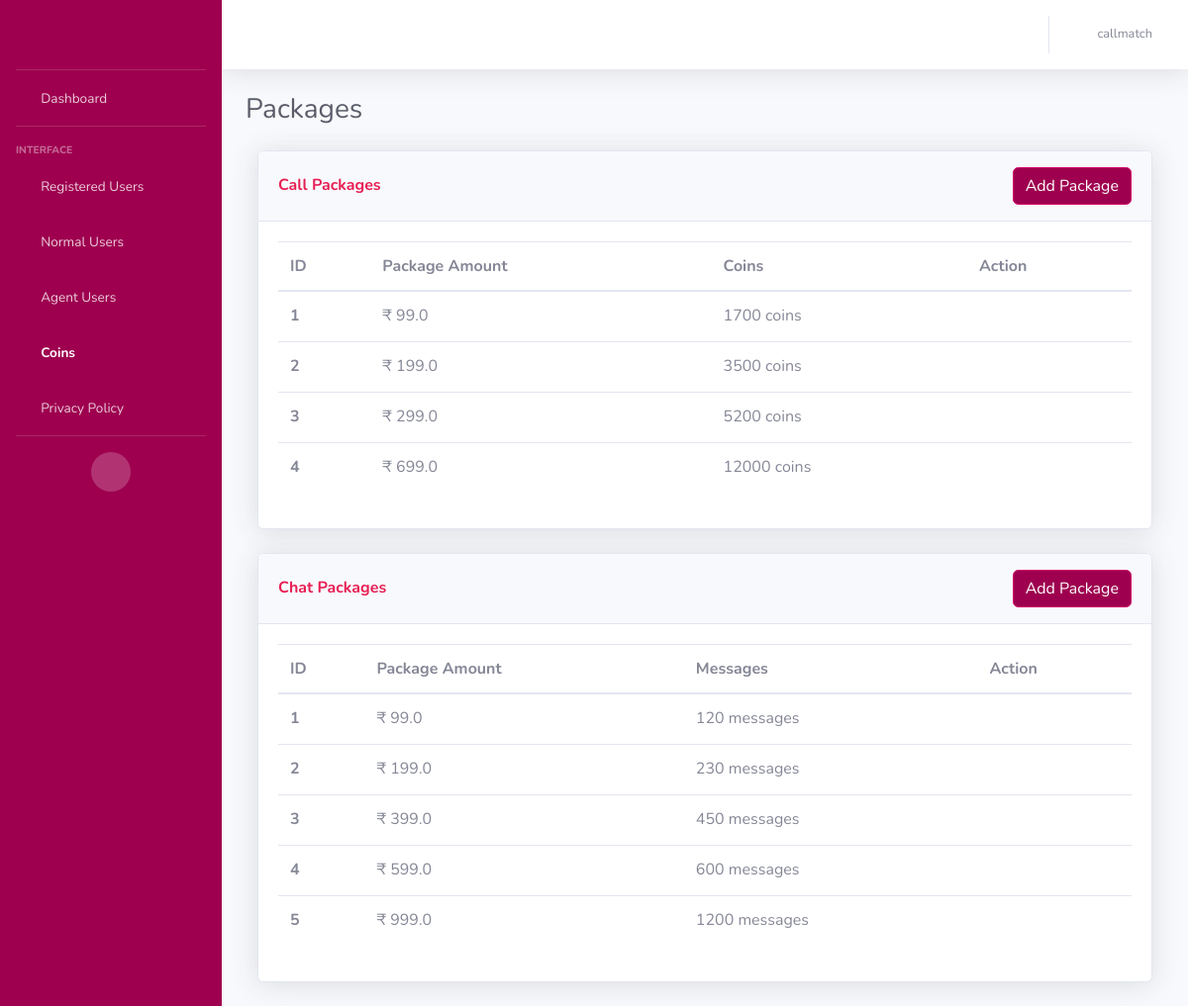
The app's page /coin_package (signed in) with its own data.
### AdminApp/models.py (models this page shows)
class CallPackageModel(models.Model):
    coin_id = models.AutoField(primary_key=True)
    package_price = models.FloatField()
    total_coins = models.IntegerField()

class ChatPackageModel(models.Model):
    chat_id = models.AutoField(primary_key=True)
    package_price = models.FloatField()
    message_count = models.IntegerField()

### AdminApp/views.py (the view)
# urls.py: path('coin_package', views.coin_package, name='coin_package'),
def coin_package(request):
    username = request.session.get('user', None)
    if username is None:
        return redirect('/login')
    coins = CallPackageModel.objects.all()
    chats = ChatPackageModel.objects.all()
    return render(request, 'coin_package.html', {'coins': coins, 'chats': chats, 'username': username})

### templates/coin_package.html (shortened to what this page needs)
<!DOCTYPE html>
<html lang="en">
<head>
    {% load static %}
    <link href="{% static 'vendor/fontawesome-free/css/all.min.css' %}" rel="stylesheet" type="text/css">
    <link href="{% static 'css/sb-admin-2.min.css' %}" rel="stylesheet">
</head>
<body id="page-top">
    <div id="wrapper">
        <ul class="navbar-nav bg-gradient-primary sidebar sidebar-dark accordion" id="accordionSidebar">
            <a class="sidebar-brand d-flex align-items-center justify-content-center" href="{% url 'home' %}">
                <div class="logo" style="background-image: url({% static 'img/call-match.png' %});"></div>
            </a>
            <hr class="sidebar-divider my-0">
            <li class="nav-item ">
                <a class="nav-link" href="{% url 'home' %}">
                    <i class="fas fa-fw fa-tachometer-alt"></i>
                    <span>Dashboard</span></a>
            </li>
            <hr class="sidebar-divider">
            <div class="sidebar-heading">
                Interface
            </div>
            <li class="nav-item">
                <a class="nav-link" href="{% url 'users' %}">
                    <i class="fas fa-fw fa-table"></i>
                    <span>Registered Users</span></a>
            </li>
            <li class="nav-item">
                <a class="nav-link collapsed" href="#" data-toggle="collapse" data-target="#collapseUtilities"
                    aria-expanded="true" aria-controls="collapseUtilities">
                    <i class="fas fa-fw fa-users"></i>
                    <span>Normal Users</span>
                </a>
            </li>
            <li class="nav-item">
                <a class="nav-link collapsed" href="#" data-toggle="collapse" data-target="#collapseUtilities1"
                    aria-expanded="true" aria-controls="collapseUtilities1">
                    <i class="fas fa-fw fa-users"></i>
                    <span>Agent Users</span>
                </a>
            </li>
            <li class="nav-item active">
                <a class="nav-link collapsed" href="#" data-toggle="collapse" data-target="#collapseUtilities2"
                    aria-expanded="true" aria-controls="collapseUtilities1">
                    <i class="fas fa-fw fa-coins"></i>
                    <span>Coins</span>
                </a>
            </li>
            <li class="nav-item">
                <a class="nav-link collapsed" href="{% url 'privacy-policy' %}"
                    aria-expanded="true" aria-controls="collapseUtilities1">
                    <i class="fas fa-fw fa-fingerprint"></i>
                    <span>Privacy Policy</span>
                </a>
            </li>
            <hr class="sidebar-divider">
            <div class="text-center d-none d-md-inline">
                <button class="rounded-circle border-0" id="sidebarToggle"></button>
            </div>
        </ul>
        <div id="content-wrapper" class="d-flex flex-column">
            <div id="content">
                <nav class="navbar navbar-expand navbar-light bg-white topbar mb-4 static-top shadow">
                    <ul class="navbar-nav ml-auto">
                        <li class="nav-item dropdown no-arrow">
                            <a class="nav-link dropdown-toggle" href="#" id="userDropdown" role="button"
                                data-toggle="dropdown" aria-haspopup="true" aria-expanded="false">
                                <i class="fas fa-fw fa-user"></i>
                                <span class="mr-2 d-none d-lg-inline text-gray-600 small">{{username}}</span>
                            </a>
                        </li>
                    </ul>
                </nav>
                <div class="container-fluid">
                    <div class="d-sm-flex align-items-center justify-content-between mb-4">
                        <h1 class="h3 mb-0 text-gray-800">Packages</h1>
                    </div>
                    <div>
                        <div class="col">
                            <div class="card shadow mb-4">
                                <div
                                    class="card-header py-3 d-flex flex-row align-items-center justify-content-between">
                                    <h6 class="m-0 font-weight-bold text-primary">Call Packages</h6>
                                    <a href="{% url 'add_package' %}" class="btn btn-primary">Add Package</a>
                                </div>
                                <div class="card-body">
                                    <div class="table-responsive">
                                        <table class="table table-hover all-users">
                                          <thead>
                                            <tr>
                                              <th scope="col">ID</th>
                                              <th scope="col">Package Amount</th>
                                              <th scope="col">Coins</th>
                                              <th scope="col">Action</th>
                                            </tr>
                                          </thead>
                                          <tbody>
                                          {% for coin in coins %}
                                            <tr>
                                              <th scope="row">{{ forloop.counter }}</th>
                                              <td>₹ {{coin.package_price}}</td>
                                              <td>{{coin.total_coins}} coins</td>
                                              <td>
                                                <form method="POST" action="{% url 'delete_coin_package' coin.coin_id %}" style="display: inline;">
                                                    <button type="submit" style="background: none; border: none; cursor: pointer;">
                                                        <i class="fas fa-trash" style="color: grey;"></i>
                                                    </button>
                                                </form>
                                            </td>
                                            </tr>
                                          {% endfor %}
                                          </tbody>
                                        </table>
                                    </div>
                                </div>
                            </div>
                        </div>
                        <div class="col">
                            <div class="card shadow mb-4">
                                <div
                                    class="card-header py-3 d-flex flex-row align-items-center justify-content-between">
                                    <h6 class="m-0 font-weight-bold text-primary">Chat Packages</h6>
                                    <a href="{% url 'add_package' %}" class="btn btn-primary">Add Package</a>
                                </div>
                                <div class="card-body">
                                    <div class="table-responsive">
                                        <table class="table table-hover all-users">
                                          <thead>
                                            <tr>
                                              <th scope="col">ID</th>
                                              <th scope="col">Package Amount</th>
                                              <th scope="col">Messages</th>
                                              <th scope="col">Action</th>
                                            </tr>
                                          </thead>
                                          <tbody>
                                          {% for chat in chats %}
                                            <tr>
                                              <th scope="row">{{ forloop.counter }}</th>
                                              <td>₹ {{chat.package_price}}</td>
                                              <td>{{chat.message_count}} messages</td>
                                              <td>
                                                <form method="POST" action="{% url 'delete_chat_package' chat.chat_id %}" style="display: inline;">
                                                    <button type="submit" style="background: none; border: none; cursor: pointer;">
                                                        <i class="fas fa-trash" style="color: grey;"></i>
                                                    </button>
                                                </form>
                                            </td>
                                            </tr>
                                          {% endfor %}
                                          </tbody>
                                        </table>
                                    </div>
                                </div>
                            </div>
                        </div>
                    </div>
                </div>
            </div>
        </div>
    </div>
</body>
</html>

### templates/coin_package.html (style rules this page uses)
.logo { height:2rem; width:8rem; background-position: center; background-size: cover; background-repeat: no-repeat; }

### records on screen
CallPackageModel: package_price "99.0", total_coins "1700"
CallPackageModel: package_price "199.0", total_coins "3500"
CallPackageModel: package_price "299.0", total_coins "5200"
CallPackageModel: package_price "699.0", total_coins "12000"
ChatPackageModel: package_price "99.0", message_count "120"
ChatPackageModel: package_price "199.0", message_count "230"
ChatPackageModel: package_price "399.0", message_count "450"
ChatPackageModel: package_price "599.0", message_count "600"
ChatPackageModel: package_price "999.0", message_count "1200"

### other values on screen
{{ username }} "callmatch"
